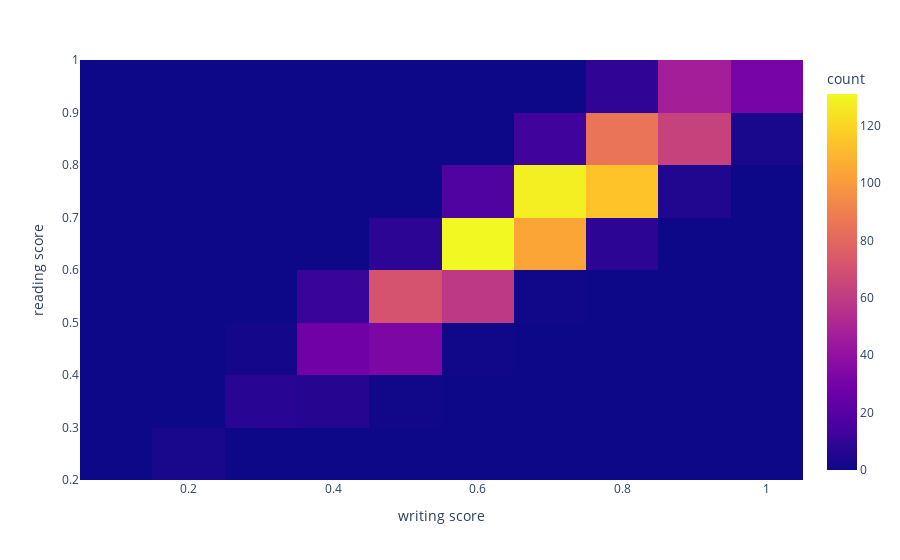

Source (notebook cell):
### Code cell
px.density_heatmap(df, x='writing score', y='reading score')

### Figure 1 — Plotly figure (JSON) as saved in the notebook; plotly's stock layout.template omitted (floating-point values rounded to 4 significant figures; data arrays with more than 128 entries replaced by an {"elided": "..."} marker saying what was removed)
{"data": [{"coloraxis": "coloraxis", "hovertemplate": "writing score=%{x}<br>reading score=%{y}<br>count=%{z}<extra></extra>", "name": "", "type": "histogram2d", "x": {"elided": "1000 float values"}, "xaxis": "x", "xbingroup": "x", "y": {"elided": "1000 float values"}, "yaxis": "y", "ybingroup": "y"}], "layout": {"coloraxis": {"colorbar": {"title": {"text": "count"}}, "colorscale": [[0, "#0d0887"], [0.1111, "#46039f"], [0.2222, "#7201a8"], [0.3333, "#9c179e"], [0.4444, "#bd3786"], [0.5556, "#d8576b"], [0.6667, "#ed7953"], [0.7778, "#fb9f3a"], [0.8889, "#fdca26"], [1, "#f0f921"]]}, "legend": {"tracegroupgap": 0}, "margin": {"t": 60}, "xaxis": {"anchor": "y", "domain": [0, 1], "title": {"text": "writing score"}}, "yaxis": {"anchor": "x", "domain": [0, 1], "title": {"text": "reading score"}}}}
